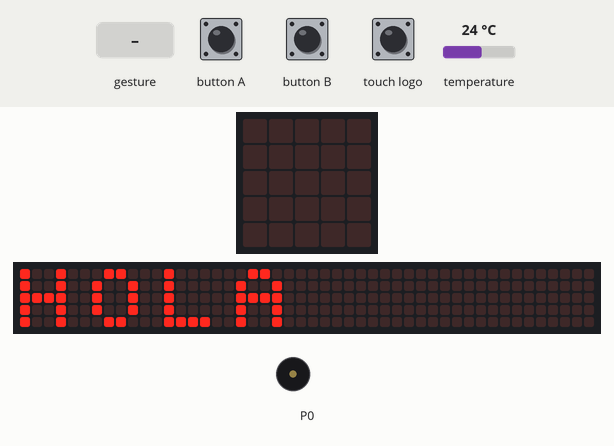
Recording of a program running on a simulated BBC micro:bit (MakeCode). On the bench: the board's 5×5 LED display, a strip that is not on the board, showing the scrolling text unrolled, buzzer (waves = sounding). The test bench sets the inputs (shaded band); at power-on: temperature 24 °C. Random numbers come from a fixed seed; a tilt is held for 1.5 s and a shake lasts 1 s, then the board lies face up again; the 48×5 strip is a reading aid, not a part: it shows the text the display is scrolling, unrolled, one strip-width of it at a time.

Above: at 4.1 s.
5.8 s: button A pressed for 0.15 s
At 6.02 s:
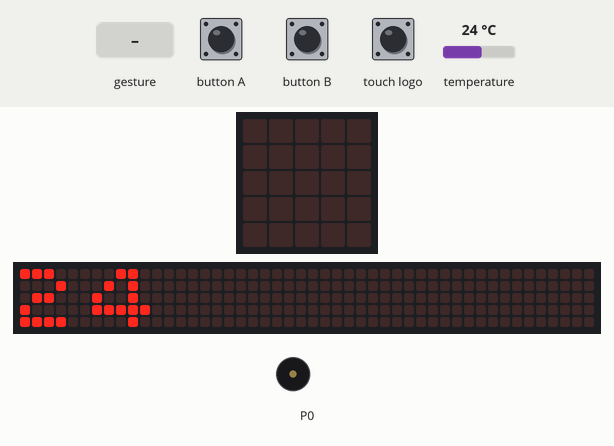
6.5 s: button B pressed for 0.15 s
At 7.08 s:
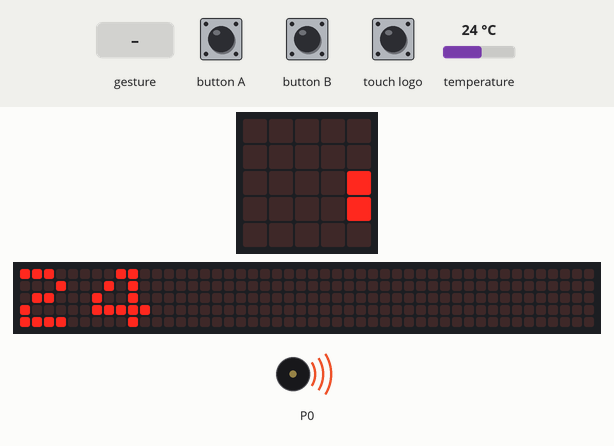
7.2 s: gesture 'shake'
At 9.0 s:
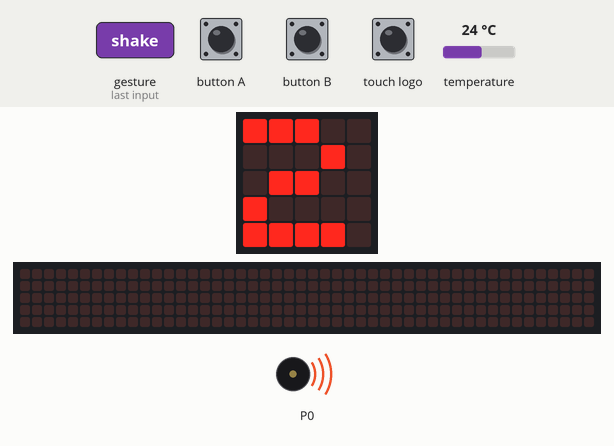
9.2 s: touch logo pressed for 0.15 s
At 9.8 s:
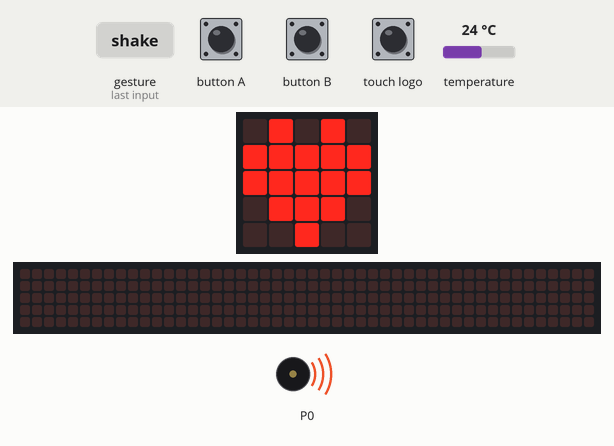
9.9 s: button B pressed for 0.15 s
10.6 s: button A pressed for 0.15 s
At 10.98 s:
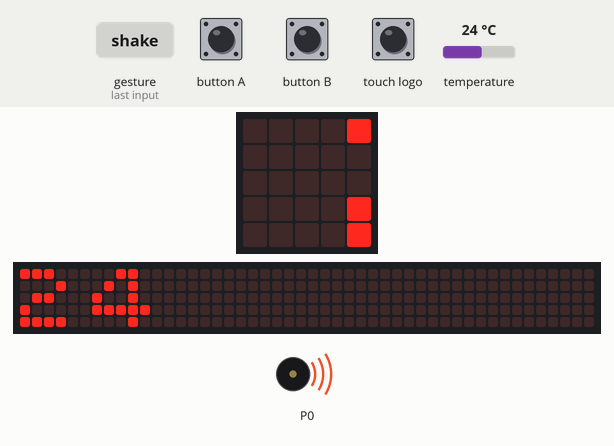
Timing chart, 0 to 12.3 s (numbered marks = the images above; inputs shaded):
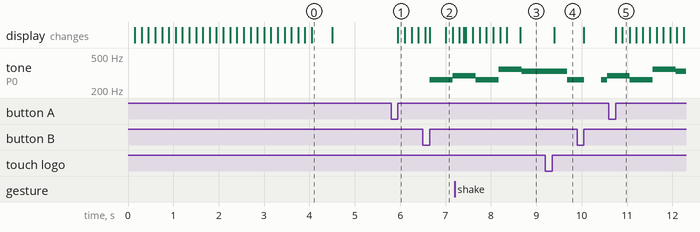

Measured:
- after the input at 5.8 s, the display: changes after 0.15 s (image 1)
- after the input at 6.5 s, tone on P0: silent → 262 Hz after 0.15 s, → 294 Hz 0.51 s later
- after the input at 9.2 s, the display: changes after 0.20 s (image 4)
- after the input at 10.6 s, the display: first changes after 0.15 s (image 5 shows a later state)
- what the display in image 0 shows lasts 0.4 s, from 4.1 s to 4.5 s

The program:

main.ts
```typescript
input.onLogoEvent(TouchButtonEvent.Pressed, function () {
    basic.showIcon(IconNames.Heart)
})
input.onButtonPressed(Button.A, function () {
    basic.clearScreen()
    basic.showNumber(input.temperature())
})
input.onGesture(Gesture.Shake, function () {
    basic.clearScreen()
    n = randint(1, 6)
    if (n == 1) {
        basic.showString("1")
    } else if (n == 2) {
        basic.showString("2")
    } else if (n == 3) {
        basic.showString("3")
    } else if (n == 4) {
        basic.showString("4")
    } else if (n == 5) {
        basic.showString("5")
    } else {
        basic.showString("6")
    }
})
input.onButtonPressed(Button.B, function () {
    basic.clearScreen()
    music.startMelody(music.builtInMelody(Melodies.Birthday), MelodyOptions.Once)
})
let n = 0
basic.showString("HOLA")
```

test.ts
```typescript
// aquí va el archivo "tests"; esto no se compilará cuando este paquete se utilice como una extensión.
```
